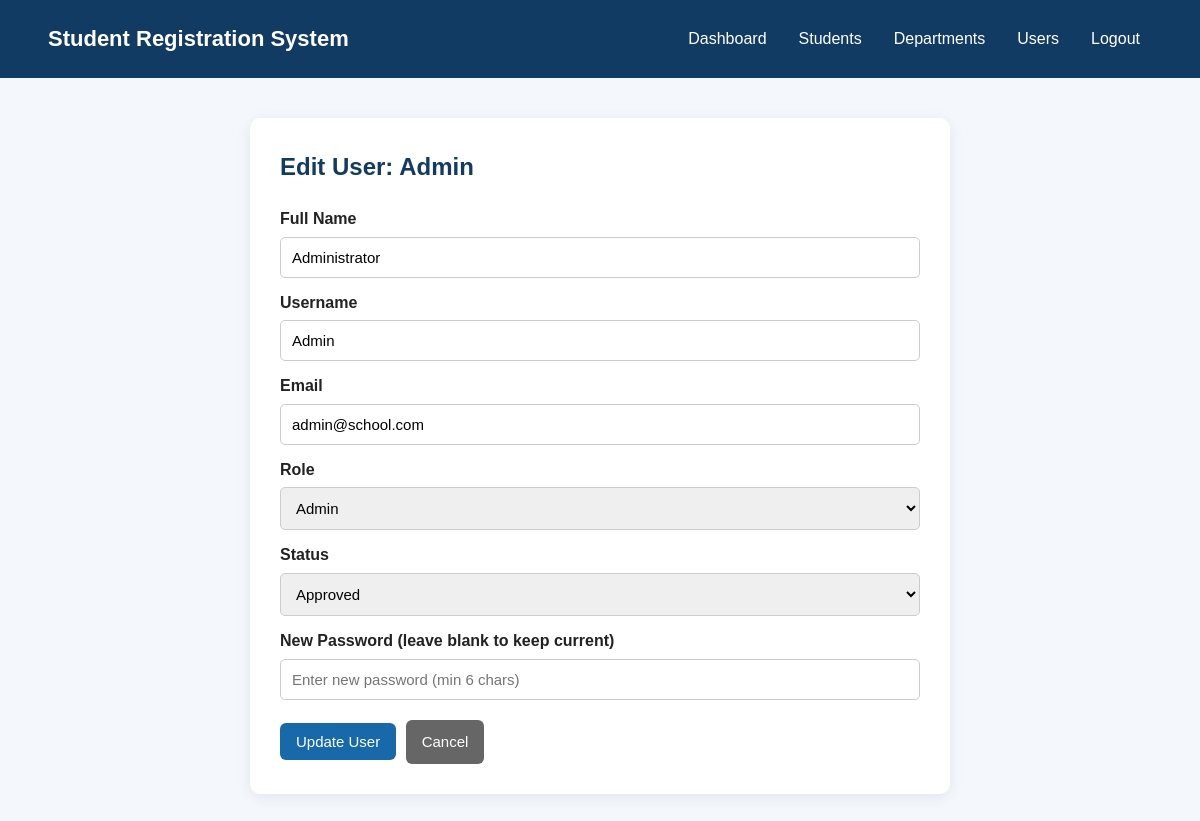
The page /admin_user_edit.php?id=1 (signed in) on the database its author committed.
### tables this page shows
CREATE TABLE IF NOT EXISTS user (
    id INT AUTO_INCREMENT PRIMARY KEY,
    fullname VARCHAR(100) NOT NULL,
    username VARCHAR(50) NOT NULL UNIQUE,
    email VARCHAR(100) NOT NULL UNIQUE,
    password VARCHAR(32) NOT NULL,
    role VARCHAR(50) NOT NULL DEFAULT 'User',
    status VARCHAR(20) NOT NULL DEFAULT 'Pending'
);

### admin_user_edit.php (the view, shortened to what this page needs)
<?php
require_once "connection.php";
$id = (int)($_GET["id"] ?? 0);
$stmt = mysqli_prepare($conn, "SELECT * FROM user WHERE id = ?");
mysqli_stmt_bind_param($stmt, "i", $id);
mysqli_stmt_execute($stmt);
$result = mysqli_stmt_get_result($stmt);
$user = mysqli_fetch_assoc($result);
?>
<!DOCTYPE html>
<html lang="en">
<head>
    <link rel="stylesheet" href="style.css">
</head>
<body>
<header>
    <div class="container nav">
        <h1>Student Registration System</h1>
        <nav>
            <a href="admin_dashboard.php">Dashboard</a>
            <a href="student_view.php">Students</a>
            <a href="department_view.php">Departments</a>
            <a href="admin_users.php">Users</a>
            <a href="logout.php">Logout</a>
        </nav>
    </div>
</header>
<main class="container">
    <div class="form-box">
        <h2>Edit User: <?= htmlspecialchars($user['username']) ?></h2>
        <form method="POST">
            <label>Full Name</label>
            <input type="text" name="fullname" value="<?= htmlspecialchars($user['fullname']) ?>" required>
            <label>Username</label>
            <input type="text" name="username" value="<?= htmlspecialchars($user['username']) ?>" required>
            <label>Email</label>
            <input type="email" name="email" value="<?= htmlspecialchars($user['email']) ?>" required>
            <label>Role</label>
            <select name="user_role" required>
                <?php foreach (["Admin", "Editor", "User"] as $r): ?>
                    <option value="<?= $r ?>" <?= ($user['role'] ?? 'User') === $r ? 'selected' : '' ?>><?= $r ?></option>
                <?php endforeach; ?>
            </select>
            <label>Status</label>
            <select name="status" required>
                <option value="Approved" <?= ($user['status'] ?? 'Approved') === 'Approved' ? 'selected' : '' ?>>Approved</option>
            </select>
            <label>New Password (leave blank to keep current)</label>
            <input type="password" name="new_password" placeholder="Enter new password (min 6 chars)">
            <button class="btn" type="submit">Update User</button>
            <a class="btn secondary" href="admin_users.php">Cancel</a>
        </form>
    </div>
</main>
</body>
</html>

### style.css (style rules this page uses)
* { box-sizing: border-box; margin: 0; padding: 0; }
body { font-family: Arial, sans-serif; background: #f4f7fb; color: #222; line-height: 1.6; }
.container { width: 92%; max-width: 1200px; margin: auto; }
header { background: #123b63; color: white; padding: 18px 0; }
.nav { display: flex; align-items: center; justify-content: space-between; gap: 20px; }
.nav h1 { font-size: 22px; }
nav { display: flex; gap: 8px; flex-wrap: wrap; }
nav a { color: white; text-decoration: none; padding: 8px 12px; border-radius: 5px; }
.btn { display: inline-block; border: none; background: #1769aa; color: white; text-decoration: none; padding: 10px 16px; border-radius: 6px; cursor: pointer; font-size: 15px; }
.secondary { background: #666; }
.form-box { background: white; max-width: 700px; margin: 40px auto; padding: 30px; border-radius: 10px; box-shadow: 0 3px 15px rgba(0, 0, 0, 0.08); }
.form-box h2 { color: #123b63; margin-bottom: 20px; }
form label { display: block; font-weight: bold; margin: 12px 0 5px; }
input, select, textarea { width: 100%; padding: 11px; border: 1px solid #ccc; border-radius: 5px; font-size: 15px; }
form .btn { margin-top: 20px; margin-right: 5px; }

### rows shown on the page
user: username "Admin", fullname "Administrator", email "admin@school.com", user_role "Admin", status "Approved"
